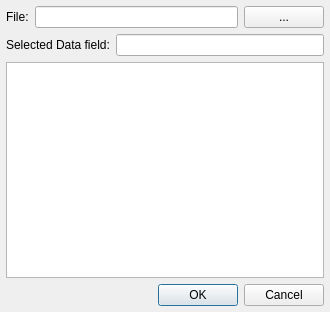
<?xml version="1.0" encoding="UTF-8"?>
<ui version="4.0">
 <class>LoadMedData</class>
 <widget class="QWidget" name="LoadMedData">
  <property name="geometry">
   <rect>
    <x>0</x>
    <y>0</y>
    <width>330</width>
    <height>312</height>
   </rect>
  </property>
  <property name="windowTitle">
   <string>Load Med Data</string>
  </property>
  <layout class="QVBoxLayout" name="verticalLayout_2">
   <property name="leftMargin">
    <number>6</number>
   </property>
   <property name="topMargin">
    <number>6</number>
   </property>
   <property name="rightMargin">
    <number>6</number>
   </property>
   <property name="bottomMargin">
    <number>6</number>
   </property>
   <item>
    <layout class="QHBoxLayout" name="horizontalLayout">
     <item>
      <widget class="QLabel" name="label">
       <property name="text">
        <string>File:</string>
       </property>
      </widget>
     </item>
     <item>
      <widget class="QLineEdit" name="lineEdit_filename"/>
     </item>
     <item>
      <widget class="QPushButton" name="pushButton_browser">
       <property name="text">
        <string>...</string>
       </property>
      </widget>
     </item>
    </layout>
   </item>
   <item>
    <layout class="QVBoxLayout" name="verticalLayout">
     <item>
      <layout class="QHBoxLayout" name="horizontalLayout_2">
       <item>
        <widget class="QLabel" name="label_2">
         <property name="text">
          <string>Selected Data field:</string>
         </property>
        </widget>
       </item>
       <item>
        <widget class="QLineEdit" name="lineEdit_selected_field">
         <property name="readOnly">
          <bool>true</bool>
         </property>
        </widget>
       </item>
      </layout>
     </item>
     <item>
      <widget class="QListView" name="listView_source"/>
     </item>
    </layout>
   </item>
   <item>
    <widget class="QDialogButtonBox" name="buttonBox">
     <property name="standardButtons">
      <set>QDialogButtonBox::StandardButton::Cancel|QDialogButtonBox::StandardButton::Ok</set>
     </property>
    </widget>
   </item>
  </layout>
 </widget>
 <resources/>
 <connections/>
</ui>
